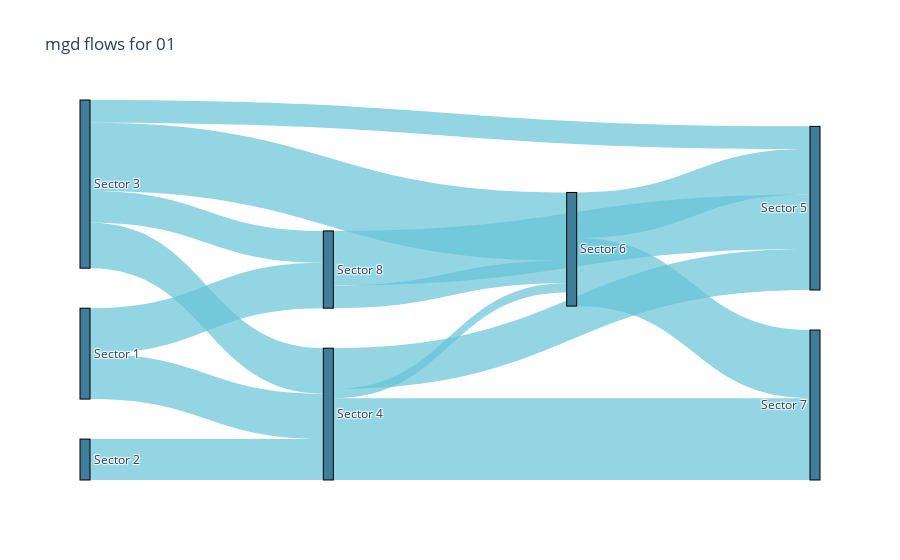

The cell this chart's notebook holds for it:
### Code cell
inputs = [['01', 'A_collect', 'Sector 4', '2', '3', '4', '5', 'mgd', 'Sector 1', '2', '3', '4', '5', 'mgd', 'flow_value', 10],
['01', 'A_collect', 'Sector 4', '2', '3', '4', '5', 'mgd', 'Sector 2', '2', '3', '4', '5', 'mgd', 'flow_value', 2],
['01', 'A_collect', 'Sector 4', '2', '3', '4', '5', 'mgd', 'Sector 3', '2', '3', '4', '5', 'mgd', 'flow_value', 10],
['01', 'A_collect', 'Sector 5', '2', '3', '4', '5', 'mgd', 'Sector 4', '2', '3', '4', '5', 'mgd', 'flow_value', 15],
['01', 'A_collect', 'Sector 6', '2', '3', '4', '5', 'mgd', 'Sector 4', '2', '3', '4', '5', 'mgd', 'flow_value', 2],
['01', 'A_collect', 'Sector 6', '2', '3', '4', '5', 'mgd', 'Sector 3', '2', '3', '4', '5', 'mgd', 'flow_value', 15],
['01', 'A_collect', 'Sector 7', '2', '3', '4', '5', 'mgd', 'Sector 4', '2', '3', '4', '5', 'mgd', 'flow_value', 18],
['01', 'A_collect', 'Sector 8', '2', '3', '4', '5', 'mgd', 'Sector 1', '2', '3', '4', '5', 'mgd', 'flow_value', 10],
['01', 'A_collect', 'Sector 8', '2', '3', '4', '5', 'mgd', 'Sector 3', '2', '3', '4', '5', 'mgd', 'flow_value', 7],
['01', 'A_collect', 'Sector 4', '2', '3', '4', '5', 'mgd', 'Sector 2', '2', '3', '4', '5', 'mgd', 'flow_value', 9],
['01', 'A_collect', 'Sector 4', '2', '3', '4', '5', 'mgd', 'Sector 2', '2', '3', '4', '5', 'mgd', 'flow_value', 9],
['01', 'A_collect', 'Sector 5', '2', '3', '4', '5', 'mgd', 'Sector 3', '2', '3', '4', '5', 'mgd', 'flow_value', 5],
['01', 'A_collect', 'Sector 5', '2', '3', '4', '5', 'mgd', 'Sector 4', '2', '3', '4', '5', 'mgd', 'flow_value', 9],
['01', 'A_collect', 'Sector 6', '2', '3', '4', '5', 'mgd', 'Sector 8', '2', '3', '4', '5', 'mgd', 'flow_value', 5],
['01', 'A_collect', 'Sector 5', '2', '3', '4', '5', 'mgd', 'Sector 6', '2', '3', '4', '5', 'mgd', 'flow_value', 10],
['01', 'A_collect', 'Sector 5', '2', '3', '4', '5', 'mgd', 'Sector 8', '2', '3', '4', '5', 'mgd', 'flow_value', 12],
          

['01', 'A_collect', 'Sector 7', '2', '3', '4', '5', 'mgd', 'Sector 6', '2', '3', '4', '5', 'mgd', 'flow_value', 15]]

data = pd.DataFrame(inputs, columns=['region', 'type', 't1', 't2', 't3', 't4', 't5', 'T_unit',
                                             's1', 's2', 's3', 's4', 's5', 'S_unit', 'parameter', 'value'])
df = interflow.calculate(data=data, level=5)

interflow.plot_sankey(data=df, region_name='01', output_level=1, unit_type1='mgd')

### Figure 1 — Plotly figure (JSON) as saved in the notebook; plotly's stock layout.template omitted (floating-point values rounded to 4 significant figures)
{"data": [{"link": {"color": "rgba(102, 195, 216, 0.7)", "source": [0, 1, 2, 2, 3, 4, 5, 2, 3, 5, 3, 4, 0, 2], "target": [3, 3, 3, 6, 6, 6, 6, 4, 4, 4, 7, 7, 5, 5], "value": [10, 9, 10, 5, 9, 10, 12, 15, 2, 5, 18, 15, 10, 7]}, "node": {"color": "rgba(63, 125, 152, 1)", "label": ["Sector 1", "Sector 2", "Sector 3", "Sector 4", "Sector 6", "Sector 8", "Sector 5", "Sector 7"], "line": {"color": "black", "width": 1}, "pad": 40, "thickness": 10}, "type": "sankey", "valuesuffix": "mgd"}], "layout": {"font": {"size": 12}, "title": {"text": "mgd flows for 01"}}}
